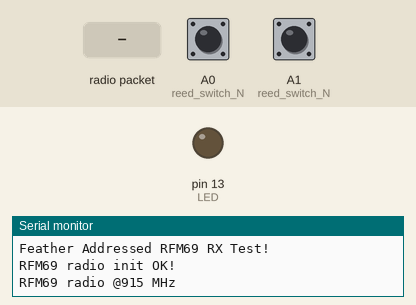
This sketch was run on a simulated Arduino Uno, built with avr-gcc and run on an emulated ATmega328P. Shown: output pins drawn as LEDs (lit = HIGH), the last lines printed to the serial monitor. Dashed ring = blinking. Inputs (shaded band) come from the test bench; at power-on: A0 (reed_switch_N) HIGH, A1 (reed_switch_N) HIGH. No radio packets arrive unless stated; pins used as bus, display or sensor lines are not drawn.

Above: at 1.2 s.
1.3 s: radio packet "1" arrives
At 1.47 s:
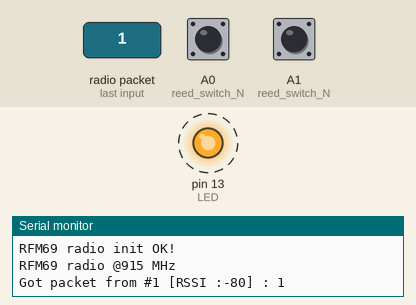
Timing chart, 0 to 4.3 s (numbered marks = the images above; inputs shaded):
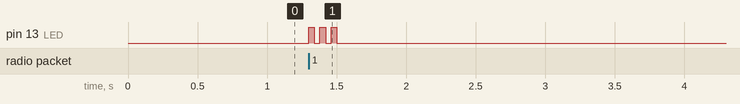

The sketch:

downstairs.ino
```cpp
// rf69 demo tx rx.pde
// -*- mode: C++ -*-
// Example sketch showing how to create a simple addressed, reliable messaging client
// with the RH_RF69 class. RH_RF69 class does not provide for addressing or
// reliability, so you should only use RH_RF69  if you do not need the higher
// level messaging abilities.
// It is designed to work with the other example rf69_server.
// Demonstrates the use of AES encryption, setting the frequency and modem
// configuration

#include <SPI.h>
#include <RH_RF69.h>
#include <RHReliableDatagram.h>

/************ Radio Setup ***************/


#define frequency 915.0       // recommended 868 or 915
#define HOME          1       // who am i? (server address)
#define radio_chipSelect  8
#define radio_interrupt   3
#define radio_reset   4
#define LED           13


// Singleton instance of the radio driver
RH_RF69 rf69(radio_chipSelect, radio_interrupt);

// Class to manage message delivery and receipt, using the driver declared above
RHReliableDatagram rf69_manager(rf69, HOME);


int16_t packetnum = 0;  // packet counter, we increment per xmission

uint8_t reedState[] = {0, 0}; // reed sensor starts open

void setup()
{
  Serial.begin(115200);
  //while (!Serial) { delay(1); } // wait until serial console is open, remove if not tethered to computer

  pinMode(LED, OUTPUT);
  pinMode(A0, INPUT_PULLUP); // reed switch N/O
  pinMode(A1, INPUT_PULLUP); // reed switch N/C
  pinMode(radio_reset, OUTPUT);
  digitalWrite(radio_reset, LOW);

  Serial.println("Feather Addressed RFM69 RX Test!");
  Serial.println();

  // manual reset (literally pressing the reset button by assigning it a high value)
  digitalWrite(radio_reset, HIGH);
  delay(10);
  digitalWrite(radio_reset, LOW);
  delay(10);

  if (!rf69_manager.init()) {
    Serial.println("RFM69 radio init failed");
    while (1);
  }
  Serial.println("RFM69 radio init OK!");
  // Defaults to 434.0MHz, modulation GFSK_Rb250Fd250, 13dB, no encryption
  // So we need to set freq, power, and encryption key because those are all wrong
  if (!rf69.setFrequency(frequency)) {
    Serial.println("setFrequency failed");
  }

  // Have to set dB. range 14-20. Always true because reasons
  rf69.setTxPower(20, true);

  // Encryption key. Set to zeros for GitHub. Change when uploading to boards
  uint8_t key[] = { 0x00, 0x00, 0x00, 0x00, 0x00, 0x00, 0x00, 0x00, 0x00, 0x00, 0x00, 0x00, 0x00, 0x00, 0x00, 0x00};
  rf69.setEncryptionKey(key);

  Serial.print("RFM69 radio @");  Serial.print((int)frequency);  Serial.println(" MHz");
}

// Dont put this on the stack:
uint8_t buf[RH_RF69_MAX_MESSAGE_LEN];

void loop() {
  if (rf69_manager.available())
  {
    // Get message from base, and print it along with base ID and RSSI
    uint8_t len = sizeof(buf);
    uint8_t from;
    if (rf69_manager.recvfromAck(buf, &len, &from)) {
      buf[len] = 0; // zero out remaining string

      Serial.print("Got packet from #"); Serial.print(from);
      Serial.print(" [RSSI :");
      Serial.print(rf69.lastRssi());
      Serial.print("] : ");
      Serial.println((char*)buf);
      Blink(LED, 40, 3); //board blinking to confirm it is doing talky things


      // Evaluate door position, and reply to base

      // Test reed sensor, send response based on reed sensor status
      if (digitalRead(A0) == HIGH && digitalRead(A1) == LOW) {
        reedState[0] = 0;
        reedState[1] = 1;
        if (!rf69_manager.sendtoWait(reedState, sizeof(reedState), from))
        Serial.println("Sending failed (no ack)");

      } else if (digitalRead(A0) == LOW && digitalRead(A1) == HIGH) {
        reedState[0] = 1;
        reedState[1] = 0;
        if (!rf69_manager.sendtoWait(reedState, sizeof(reedState), from))
        Serial.println("Sending failed (no ack)");

      } else {
        reedState[0] = 0;
        reedState[1] = 0;
        if (!rf69_manager.sendtoWait(reedState, sizeof(reedState), from))
        Serial.println("Sending failed (no ack)");
      };
    };
  };
};


void Blink(byte PIN, byte MS, byte loops) { // LED pin, delay in milliseconds, number of blinks
  for (byte i=0; i<loops; i++)  {
    digitalWrite(PIN,HIGH);
    delay(MS);
    digitalWrite(PIN,LOW);
    delay(MS);
  }
}
```

Measured:
- after the input at 1.3 s, pin 13 (LED): alternates HIGH for 0.04 s and LOW for 0.04 s, 6 changes in all, then stays LOW, starting at once
